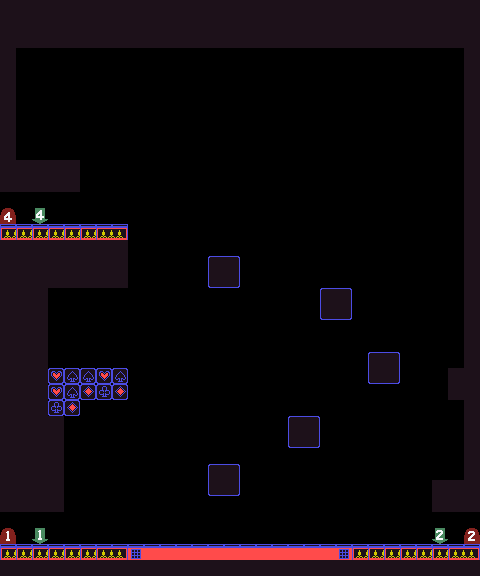

Tiled map render using the project's own tile images. Description and the map definition, with tile-layer contents summarised, below:
An orthogonal 30x36 tile map with 16x16 px tiles, 8 tile layers (blocks, collisions, cutscenes, entries, ...), 3 tilesets.

<map version="1.5" tiledversion="1.7.2" orientation="orthogonal" renderorder="right-down" width="30" height="36" tilewidth="16" tileheight="16" infinite="0" nextlayerid="9" nextobjectid="1">
 <editorsettings>
  <export target="kitchen.csv" format="csv" />
 </editorsettings>
 <tileset firstgid="1" source="../../zones/zone_0_map/block_tileset.tsx" />
 <tileset firstgid="31" source="../../zones/zone_2_map/entries.tsx" />
 <tileset firstgid="40" source="../../zones/zone_2_map/exits.tsx" />
 <layer id="1" name="blocks" width="30" height="36">
  <data>[1080 cells, 314 non-empty, 13 distinct tile ids]</data>
 </layer>
 <layer id="8" name="collisions" width="30" height="36">
  <data>[1080 cells, 0 non-empty, 0 distinct tile ids]</data>
 </layer>
 <layer id="2" name="cutscenes" width="30" height="36">
  <data>[1080 cells, 0 non-empty, 0 distinct tile ids]</data>
 </layer>
 <layer id="3" name="entries" width="30" height="36">
  <data>[1080 cells, 3 non-empty, 3 distinct tile ids]</data>
 </layer>
 <layer id="4" name="exits" width="30" height="36">
  <data>[1080 cells, 3 non-empty, 3 distinct tile ids]</data>
 </layer>
 <layer id="5" name="enemies" width="30" height="36">
  <data>[1080 cells, 0 non-empty, 0 distinct tile ids]</data>
 </layer>
 <layer id="6" name="NPCs" width="30" height="36">
  <data>[1080 cells, 0 non-empty, 0 distinct tile ids]</data>
 </layer>
 <layer id="7" name="hazards" width="30" height="36">
  <data>[1080 cells, 0 non-empty, 0 distinct tile ids]</data>
 </layer>
</map>
